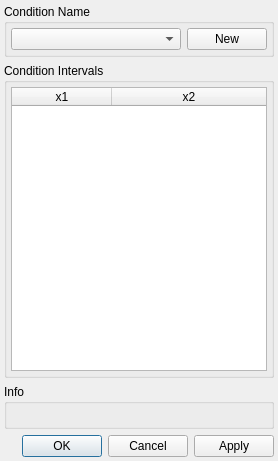
<?xml version="1.0" encoding="UTF-8"?>
<ui version="4.0">
 <class>IntervalConditionDialog</class>
 <widget class="QDialog" name="IntervalConditionDialog">
  <property name="geometry">
   <rect>
    <x>0</x>
    <y>0</y>
    <width>278</width>
    <height>461</height>
   </rect>
  </property>
  <property name="windowTitle">
   <string>Interval Condition Editor</string>
  </property>
  <layout class="QVBoxLayout" name="verticalLayout">
   <property name="leftMargin">
    <number>4</number>
   </property>
   <property name="topMargin">
    <number>4</number>
   </property>
   <property name="rightMargin">
    <number>4</number>
   </property>
   <property name="bottomMargin">
    <number>4</number>
   </property>
   <item>
    <widget class="QGroupBox" name="groupBox_3">
     <property name="title">
      <string>Condition Name</string>
     </property>
     <layout class="QHBoxLayout" name="horizontalLayout" stretch="1,0">
      <property name="leftMargin">
       <number>4</number>
      </property>
      <property name="topMargin">
       <number>4</number>
      </property>
      <property name="rightMargin">
       <number>4</number>
      </property>
      <property name="bottomMargin">
       <number>4</number>
      </property>
      <item>
       <widget class="QComboBox" name="combo_cond">
        <property name="editable">
         <bool>false</bool>
        </property>
        <property name="insertPolicy">
         <enum>QComboBox::InsertAtCurrent</enum>
        </property>
       </widget>
      </item>
      <item>
       <widget class="QPushButton" name="pb_new">
        <property name="text">
         <string>New</string>
        </property>
       </widget>
      </item>
     </layout>
    </widget>
   </item>
   <item>
    <widget class="QGroupBox" name="groupBox_2">
     <property name="title">
      <string>Condition Intervals</string>
     </property>
     <layout class="QGridLayout" name="gridLayout_2">
      <property name="leftMargin">
       <number>4</number>
      </property>
      <property name="topMargin">
       <number>4</number>
      </property>
      <property name="rightMargin">
       <number>4</number>
      </property>
      <property name="bottomMargin">
       <number>4</number>
      </property>
      <item row="0" column="0">
       <widget class="QTableWidget" name="tw_intervals">
        <property name="editTriggers">
         <set>QAbstractItemView::NoEditTriggers</set>
        </property>
        <property name="alternatingRowColors">
         <bool>true</bool>
        </property>
        <property name="selectionBehavior">
         <enum>QAbstractItemView::SelectRows</enum>
        </property>
        <property name="cornerButtonEnabled">
         <bool>false</bool>
        </property>
        <property name="columnCount">
         <number>2</number>
        </property>
        <attribute name="horizontalHeaderCascadingSectionResizes">
         <bool>false</bool>
        </attribute>
        <attribute name="horizontalHeaderStretchLastSection">
         <bool>true</bool>
        </attribute>
        <column>
         <property name="text">
          <string>x1</string>
         </property>
        </column>
        <column>
         <property name="text">
          <string>x2</string>
         </property>
        </column>
       </widget>
      </item>
     </layout>
    </widget>
   </item>
   <item>
    <widget class="QGroupBox" name="groupBox">
     <property name="title">
      <string>Info</string>
     </property>
     <layout class="QGridLayout" name="gridLayout">
      <property name="leftMargin">
       <number>4</number>
      </property>
      <property name="topMargin">
       <number>4</number>
      </property>
      <property name="rightMargin">
       <number>4</number>
      </property>
      <property name="bottomMargin">
       <number>4</number>
      </property>
      <item row="0" column="0">
       <widget class="QLabel" name="label_info">
        <property name="text">
         <string/>
        </property>
        <property name="textFormat">
         <enum>Qt::PlainText</enum>
        </property>
        <property name="wordWrap">
         <bool>true</bool>
        </property>
       </widget>
      </item>
     </layout>
    </widget>
   </item>
   <item>
    <widget class="QDialogButtonBox" name="buttonBox">
     <property name="orientation">
      <enum>Qt::Horizontal</enum>
     </property>
     <property name="standardButtons">
      <set>QDialogButtonBox::Apply|QDialogButtonBox::Cancel|QDialogButtonBox::Ok</set>
     </property>
    </widget>
   </item>
  </layout>
 </widget>
 <resources/>
 <connections>
  <connection>
   <sender>buttonBox</sender>
   <signal>accepted()</signal>
   <receiver>IntervalConditionDialog</receiver>
   <slot>accept()</slot>
   <hints>
    <hint type="sourcelabel">
     <x>248</x>
     <y>254</y>
    </hint>
    <hint type="destinationlabel">
     <x>157</x>
     <y>274</y>
    </hint>
   </hints>
  </connection>
  <connection>
   <sender>buttonBox</sender>
   <signal>rejected()</signal>
   <receiver>IntervalConditionDialog</receiver>
   <slot>reject()</slot>
   <hints>
    <hint type="sourcelabel">
     <x>316</x>
     <y>260</y>
    </hint>
    <hint type="destinationlabel">
     <x>286</x>
     <y>274</y>
    </hint>
   </hints>
  </connection>
 </connections>
</ui>
